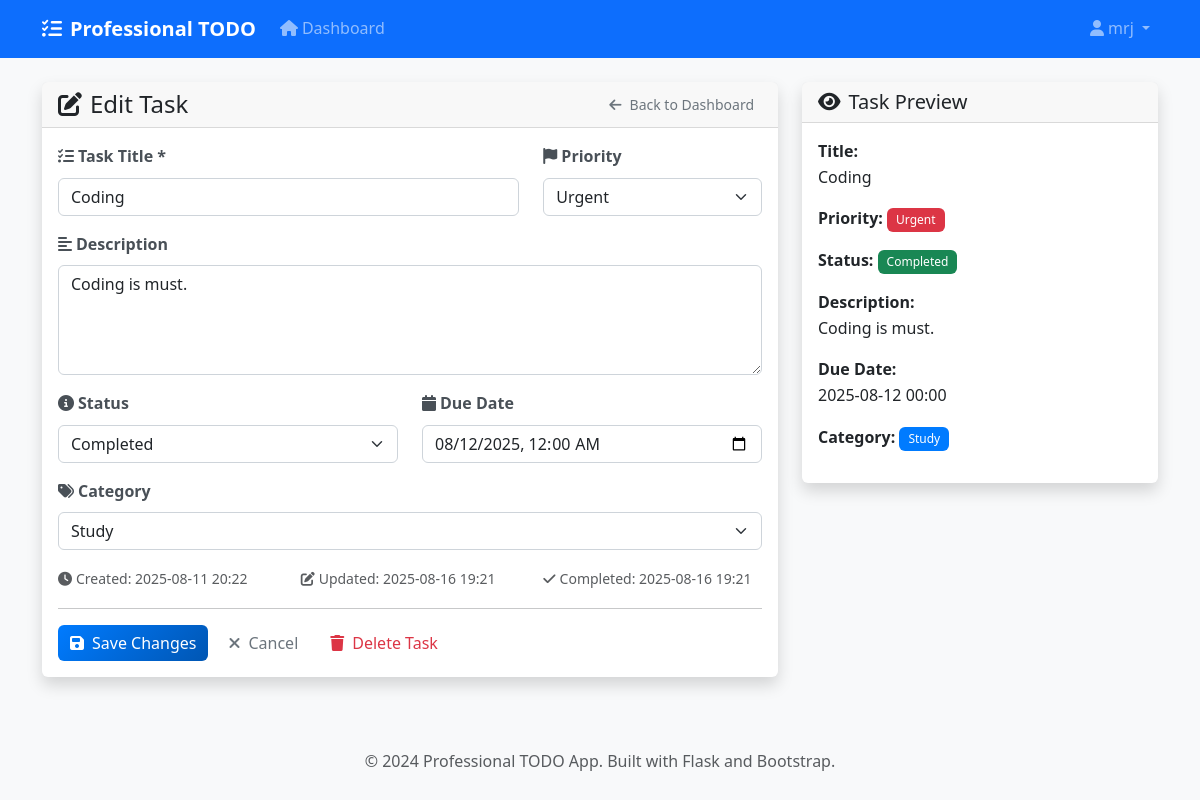
/tasks/edit/2 (signed in), run on the app's committed database.
### app/models.py (models this page shows, shortened)
class User(UserMixin, db.Model):
    id = db.Column(db.Integer, primary_key=True)
    username = db.Column(db.String(80), unique=True, nullable=False)
    email = db.Column(db.String(120), unique=True, nullable=False)
    password_hash = db.Column(db.String(255), nullable=False)
    first_name = db.Column(db.String(50))
    last_name = db.Column(db.String(50))
    is_active = db.Column(db.Boolean, default=True)
    created_at = db.Column(db.DateTime, default=datetime.utcnow)
    last_login = db.Column(db.DateTime)
    tasks = db.relationship('Task', backref='user', lazy=True, cascade='all, delete-orphan')

class Task(db.Model):
    id = db.Column(db.Integer, primary_key=True)
    title = db.Column(db.String(200), nullable=False)
    description = db.Column(db.Text)
    status = db.Column(db.String(20), default='pending', nullable=False)
    priority = db.Column(db.String(20), default='medium', nullable=False)
    due_date = db.Column(db.DateTime)
    created_at = db.Column(db.DateTime, default=datetime.utcnow)
    updated_at = db.Column(db.DateTime, default=datetime.utcnow, onupdate=datetime.utcnow)
    completed_at = db.Column(db.DateTime)
    user_id = db.Column(db.Integer, db.ForeignKey('user.id'), nullable=False)
    category_id = db.Column(db.Integer, db.ForeignKey('task_category.id'), nullable=True)
    STATUS_CHOICES = ['pending', 'in_progress', 'completed', 'cancelled']
    PRIORITY_CHOICES = ['low', 'medium', 'high', 'urgent']

class TaskCategory(db.Model):
    id = db.Column(db.Integer, primary_key=True)
    name = db.Column(db.String(50), nullable=False)
    color = db.Column(db.String(7), default='#007bff')  # Hex color
    user_id = db.Column(db.Integer, db.ForeignKey('user.id'), nullable=False)
    created_at = db.Column(db.DateTime, default=datetime.utcnow)
    tasks = db.relationship('Task', backref='category', lazy=True)

### app/routes/tasks.py (the view, shortened to what this page needs)
@tasks_bp.route('/edit/<int:task_id>', methods=['GET', 'POST'])
@login_required
def edit_task(task_id):
    task = Task.query.filter_by(id=task_id, user_id=current_user.id).first_or_404()
    categories = TaskCategory.query.filter_by(user_id=current_user.id).all()
    return render_template('tasks/edit_task.html', task=task, categories=categories)

### app/models.py (called while the page is built)
@login_manager.user_loader
def load_user(user_id):
    return User.query.get(int(user_id))

### run.py (called while the page is built)
@app.context_processor
def inject_now():
    from datetime import datetime
    return {'now': datetime.utcnow()}

### app/templates/tasks/edit_task.html (shortened to what this page needs)
{% extends "base.html" %}
{% block content %}
<div class="row justify-content-center">
    <div class="col-md-8">
        <div class="card shadow">
            <div class="card-header">
                <div class="d-flex justify-content-between align-items-center">
                    <h4 class="mb-0">
                        <i class="fas fa-edit me-2"></i>Edit Task
                    </h4>
                    <a href="{{ url_for('tasks.dashboard') }}" class="btn btn-outline-secondary btn-sm">
                        <i class="fas fa-arrow-left me-2"></i>Back to Dashboard
                    </a>
                </div>
            </div>
            <div class="card-body">
                <form method="POST" action="{{ url_for('tasks.edit_task', task_id=task.id) }}" id="editTaskForm">
                    <div class="row">
                        <div class="col-md-8 mb-3">
                            <label for="title" class="form-label">
                                <i class="fas fa-tasks me-1"></i>Task Title *
                            </label>
                            <input type="text" class="form-control" id="title" name="title"
                                   value="{{ task.title }}" required>
                        </div>
                        <div class="col-md-4 mb-3">
                            <label for="priority" class="form-label">
                                <i class="fas fa-flag me-1"></i>Priority
                            </label>
                            <select class="form-select" id="priority" name="priority">
                                <option value="urgent" {{ 'selected' if task.priority == 'urgent' }}>Urgent</option>
                            </select>
                        </div>
                    </div>
                    <div class="mb-3">
                        <label for="description" class="form-label">
                            <i class="fas fa-align-left me-1"></i>Description
                        </label>
                        <textarea class="form-control" id="description" name="description"
                                  rows="4" placeholder="Enter task description...">{{ task.description or '' }}</textarea>
                    </div>
                    <div class="row">
                        <div class="col-md-6 mb-3">
                            <label for="status" class="form-label">
                                <i class="fas fa-info-circle me-1"></i>Status
                            </label>
                            <select class="form-select" id="status" name="status">
                                <option value="completed" {{ 'selected' if task.status == 'completed' }}>Completed</option>
                            </select>
                        </div>
                        <div class="col-md-6 mb-3">
                            <label for="due_date" class="form-label">
                                <i class="fas fa-calendar me-1"></i>Due Date
                            </label>
                            <input type="datetime-local" class="form-control" id="due_date" name="due_date"
                                   value="{{ task.due_date.strftime('%Y-%m-%dT%H:%M') if task.due_date else '' }}">
                        </div>
                    </div>
                    <div class="mb-3">
                        <label for="category_id" class="form-label">
                            <i class="fas fa-tags me-1"></i>Category
                        </label>
                        <select class="form-select" id="category_id" name="category_id">
                            {% for category in categories %}
                            <option value="{{ category.id }}" {% if task.category and task.category.id == category.id %}selected{% endif %}>
                                {{ category.name }}
                            </option>
                            {% endfor %}
                        </select>
                    </div>
                    <div class="row mb-3">
                        <div class="col-md-4">
                            <small class="text-muted">
                                <i class="fas fa-clock me-1"></i>Created: {{ task.created_at.strftime('%Y-%m-%d %H:%M') }}
                            </small>
                        </div>
                        <div class="col-md-4">
                            <small class="text-muted">
                                <i class="fas fa-edit me-1"></i>Updated: {{ task.updated_at.strftime('%Y-%m-%d %H:%M') }}
                            </small>
                        </div>
                        {% if task.completed_at %}
                        <div class="col-md-4">
                            <small class="text-muted">
                                <i class="fas fa-check me-1"></i>Completed: {{ task.completed_at.strftime('%Y-%m-%d %H:%M') }}
                            </small>
                        </div>
                        {% endif %}
                    </div>
                    <hr>
                    <div class="d-flex gap-2">
                        <button type="submit" class="btn btn-primary">
                            <i class="fas fa-save me-2"></i>Save Changes
                        </button>
                        <a href="{{ url_for('tasks.dashboard') }}" class="btn btn-outline-secondary">
                            <i class="fas fa-times me-2"></i>Cancel
                        </a>
                        <button type="button" class="btn btn-outline-danger" onclick="deleteTask()">
                            <i class="fas fa-trash me-2"></i>Delete Task
                        </button>
                    </div>
                </form>
            </div>
        </div>
    </div>
    <div class="col-md-4">
        <div class="card shadow">
            <div class="card-header">
                <h5 class="mb-0">
                    <i class="fas fa-eye me-2"></i>Task Preview
                </h5>
            </div>
            <div class="card-body">
                <div class="mb-3">
                    <strong>Title:</strong>
                    <p id="previewTitle" class="mb-0">{{ task.title }}</p>
                </div>
                <div class="mb-3">
                    <strong>Priority:</strong>
                    <span id="previewPriority" class="badge bg-{{ 'danger' if task.priority == 'urgent' else 'warning' if task.priority == 'high' else 'info' if task.priority == 'medium' else 'secondary' }}">
                        {{ task.priority|title }}
                    </span>
                </div>
                <div class="mb-3">
                    <strong>Status:</strong>
                    <span id="previewStatus" class="badge bg-{{ 'success' if task.status == 'completed' else 'warning' if task.status == 'pending' else 'info' if task.status == 'in_progress' else 'secondary' }}">
                        {{ task.status|title|replace('_', ' ') }}
                    </span>
                </div>
                {% if task.description %}
                <div class="mb-3">
                    <strong>Description:</strong>
                    <p id="previewDescription" class="mb-0">{{ task.description }}</p>
                </div>
                {% endif %}
                {% if task.due_date %}
                <div class="mb-3">
                    <strong>Due Date:</strong>
                    <p id="previewDueDate" class="mb-0">
                        {% if task.due_date < now and task.status != 'completed' %}
                            <span class="text-danger">
                                <i class="fas fa-exclamation-triangle me-1"></i>{{ task.due_date.strftime('%Y-%m-%d %H:%M') }}
                            </span>
                        {% else %}
                            {{ task.due_date.strftime('%Y-%m-%d %H:%M') }}
                        {% endif %}
                    </p>
                </div>
                {% endif %}
                {% if task.category %}
                <div class="mb-3">
                    <strong>Category:</strong>
                    <span id="previewCategory" class="badge" style="background-color: {{ task.category.color }}; color: white;">
                        {{ task.category.name }}
                    </span>
                </div>
                {% endif %}
            </div>
        </div>
    </div>
</div>
{% endblock %}

### app/templates/base.html (shortened to what this page needs)
<!DOCTYPE html>
<html lang="en">
<head>
    <link href="https://cdn.jsdelivr.net/npm/bootstrap@5.3.0/dist/css/bootstrap.min.css" rel="stylesheet">
    <link rel="stylesheet" href="https://cdnjs.cloudflare.com/ajax/libs/font-awesome/6.4.0/css/all.min.css">
    <link rel="stylesheet" href="{{ url_for('static', filename='css/style.css') }}">
</head>
<body>
    {% if current_user.is_authenticated %}
    <nav class="navbar navbar-expand-lg navbar-dark bg-primary">
        <div class="container">
            <a class="navbar-brand" href="{{ url_for('tasks.dashboard') }}">
                <i class="fas fa-tasks me-2"></i>Professional TODO
            </a>
            <div class="collapse navbar-collapse" id="navbarNav">
                <ul class="navbar-nav me-auto">
                    <li class="nav-item">
                        <a class="nav-link" href="{{ url_for('tasks.dashboard') }}">
                            <i class="fas fa-home me-1"></i>Dashboard
                        </a>
                    </li>
                </ul>
                <ul class="navbar-nav">
                    <li class="nav-item dropdown">
                        <a class="nav-link dropdown-toggle" href="#" id="navbarDropdown" role="button" data-bs-toggle="dropdown">
                            <i class="fas fa-user me-1"></i>{{ current_user.username }}
                        </a>
                    </li>
                </ul>
            </div>
        </div>
    </nav>
    {% endif %}
    <main class="container my-4">
        {% block content %}{% endblock %}
    </main>
    <footer class="bg-light py-4 mt-5">
        <div class="container text-center">
            <p class="text-muted mb-0">
                &copy; 2024 Professional TODO App. Built with Flask and Bootstrap.
            </p>
        </div>
    </footer>
</body>
</html>

### app/static/css/style.css (style rules this page uses)
:root { --primary-color: #007bff; --secondary-color: #6c757d; --success-color: #28a745; --danger-color: #dc3545; --warning-color: #ffc107; --info-color: #17a2b8; --light-color: #f8f9fa; --dark-color: #343a40; --border-radius: 0.375rem; --box-shadow: 0 0.125rem 0.25rem rgba(0, 0, 0, 0.075); --transition: all 0.15s ease-in-out; }
body { font-family: 'Segoe UI', Tahoma, Geneva, Verdana, sans-serif; background-color: #f8f9fa; color: #333; line-height: 1.6; }
.navbar-brand { font-weight: 600; font-size: 1.25rem; }
.navbar-nav .nav-link { font-weight: 500; transition: var(--transition); }
.card { border: none; border-radius: var(--border-radius); box-shadow: var(--box-shadow); transition: var(--transition); }
.card-header { border-bottom: 1px solid rgba(0, 0, 0, 0.125); font-weight: 600; }
.btn { border-radius: var(--border-radius); font-weight: 500; transition: var(--transition); border: none; }
.btn-primary { background: linear-gradient(135deg, #007bff, #0056b3); }
.form-control, .form-select { border-radius: var(--border-radius); border: 1px solid #ced4da; transition: var(--transition); }
.form-label { font-weight: 600; color: #495057; margin-bottom: 0.5rem; }
.badge { font-weight: 500; padding: 0.5em 0.75em; border-radius: 0.375rem; }

### data on the page
User: username "mrj"
Task: title "Coding", description "Coding is must.", due_date "08/12/2025 00:00", created_at "2025-08-11 20:22", updated_at "2025-08-16 19:21", completed_at "2025-08-16 19:21", priority "Urgent", status "Completed", due_date "2025-08-12 00:00"
TaskCategory: category.name "Study"

### other printed values
form field category_id "Study"
